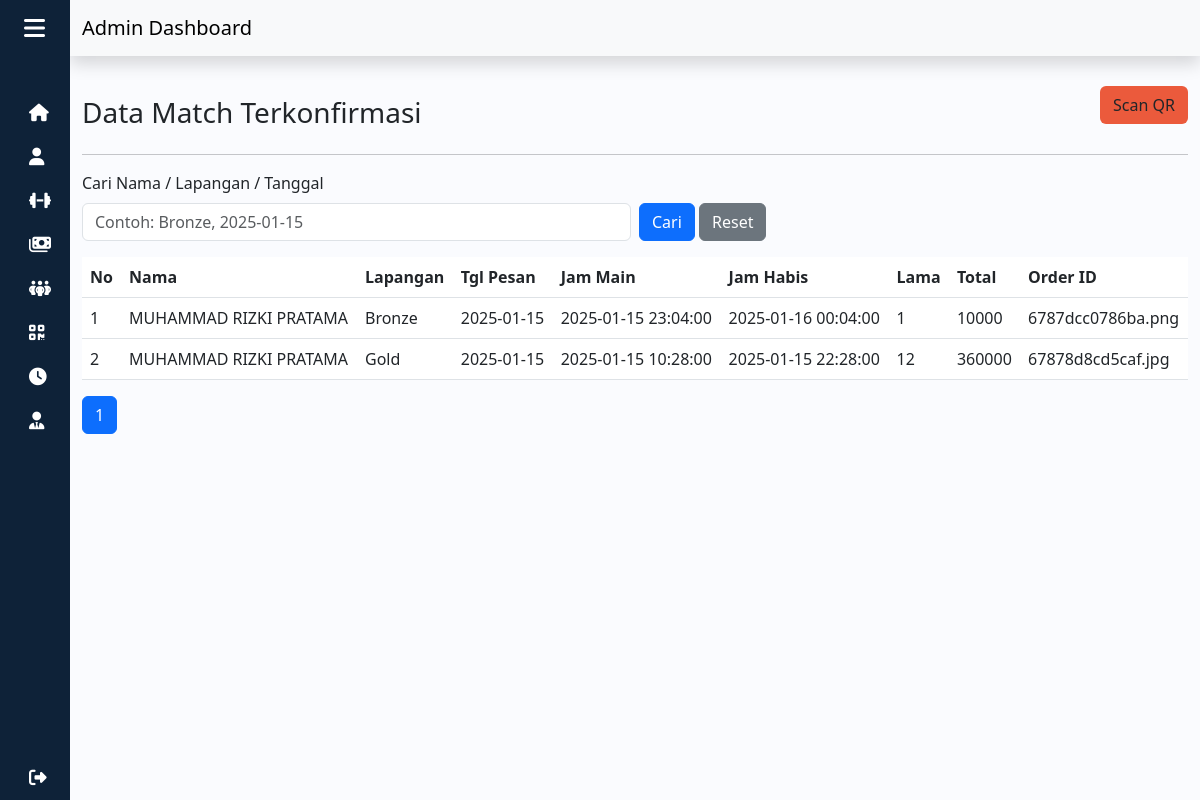
Before: /admin/match.php (signed in) with the older database file.
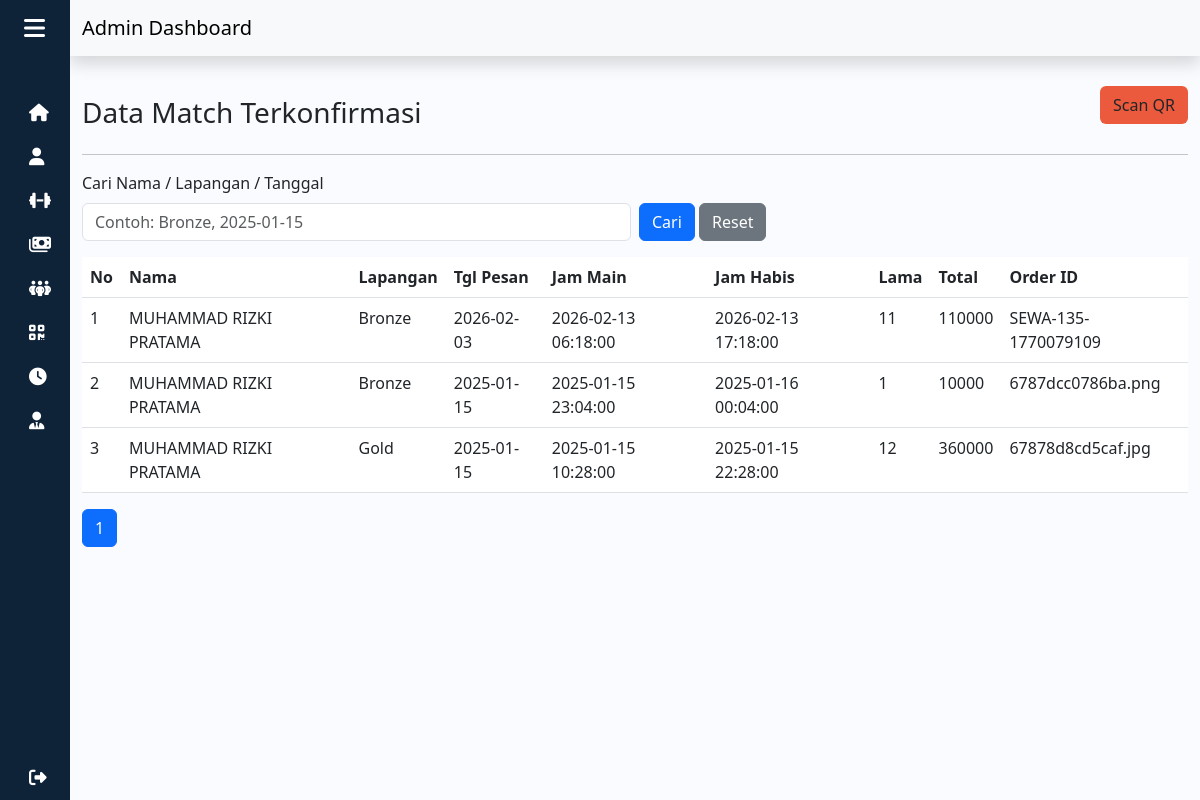
After: the same page with the newer database file.
### tables this page shows
CREATE TABLE `sewa_212279` (
  `212279_id_sewa` int(11) NOT NULL,
  `212279_id_user` int(11) NOT NULL,
  `212279_id_lapangan` int(11) NOT NULL,
  `212279_tanggal_pesan` date NOT NULL,
  `212279_lama_sewa` int(11) NOT NULL,
  `212279_jam_mulai` datetime NOT NULL,
  `212279_jam_habis` datetime NOT NULL,
  `212279_harga` int(11) NOT NULL,
  `212279_total` int(11) NOT NULL
);

CREATE TABLE `user_212279` (
  `212279_id_user` int(11) NOT NULL,
  `212279_email` varchar(50) NOT NULL,
  `212279_password` varchar(32) NOT NULL,
  `212279_no_handphone` varchar(20) NOT NULL,
  `212279_jenis_kelamin` varchar(10) NOT NULL,
  `212279_nama_lengkap` varchar(60) NOT NULL,
  `212279_alamat` text NOT NULL,
  `212279_foto` text NOT NULL
);

CREATE TABLE `lapangan_212279` (
  `212279_id_lapangan` int(11) NOT NULL,
  `212279_nama` varchar(35) NOT NULL,
  `212279_keterangan` text NOT NULL,
  `212279_harga` int(11) NOT NULL,
  `212279_foto` text NOT NULL
);

CREATE TABLE `bayar_212279` (
  `212279_id_bayar` int(11) NOT NULL,
  `212279_id_sewa` int(11) NOT NULL,
  `212279_bukti` text NOT NULL,
  `212279_tanggal_upload` date NOT NULL,
  `212279_konfirmasi` varchar(50) NOT NULL DEFAULT 'Belum'
);

### functions.php (called while the page is built, shortened)
<?php
$conn = mysqli_connect("localhost", "root", "", "dbfutsal");
function query($query)
{
  global $conn;
  $result = mysqli_query($conn, $query);
  $rows = [];
  while ($row = mysqli_fetch_assoc($result)) {
    $rows[] = $row;
  }
  return $rows;
}

### admin/match.php (the view, shortened to what the changed rows need)
<?php
require "../functions.php";
$jmlHalamanPerData = 6;
$baseQuery = "FROM sewa_212279
JOIN user_212279 ON sewa_212279.212279_id_user = user_212279.212279_id_user
JOIN lapangan_212279 ON sewa_212279.212279_id_lapangan = lapangan_212279.212279_id_lapangan
LEFT JOIN bayar_212279 ON sewa_212279.212279_id_sewa = bayar_212279.212279_id_sewa
WHERE IFNULL(bayar_212279.212279_konfirmasi,'Belum') = 'Terkonfirmasi'";
$jumlahData = count(query("SELECT sewa_212279.212279_id_sewa $baseQuery"));
$jmlHalaman = max(1, ceil($jumlahData / $jmlHalamanPerData));
$halamanAktif = isset($_GET["halaman"]) ? max(1, intval($_GET["halaman"])) : 1;
$halamanAktif = min($halamanAktif, $jmlHalaman);
$awalData = ($jmlHalamanPerData * $halamanAktif) - $jmlHalamanPerData;
$match = query("SELECT sewa_212279.212279_id_sewa,
  user_212279.212279_nama_lengkap,
  lapangan_212279.212279_nama,
  sewa_212279.212279_tanggal_pesan,
  sewa_212279.212279_jam_mulai,
  sewa_212279.212279_jam_habis,
  sewa_212279.212279_lama_sewa,
  sewa_212279.212279_total,
  bayar_212279.212279_bukti
  $baseQuery
  ORDER BY sewa_212279.212279_jam_mulai DESC
  LIMIT $awalData, $jmlHalamanPerData");
$queryParams = [];
?>
<!DOCTYPE html>
<html lang="en">
<head>
  <link rel="stylesheet" href="../style.css">
  <link rel="stylesheet" href="https://cdnjs.cloudflare.com/ajax/libs/font-awesome/6.4.0/css/all.min.css">
  <link href="https://cdn.lineicons.com/4.0/lineicons.css" rel="stylesheet" />
  <link href="https://cdn.jsdelivr.net/npm/bootstrap@5.3.0-alpha1/dist/css/bootstrap.min.css" rel="stylesheet">
</head>
<body>
  <div class="wrapper">
    <div class="main">
      <div class="container">
        <div class="table-responsive">
          <table class="table table-hover">
            <thead class="table-inti">
              <tr>
                <th scope="col">No</th>
                <th scope="col">Nama</th>
                <th scope="col">Lapangan</th>
                <th scope="col">Tgl Pesan</th>
                <th scope="col">Jam Main</th>
                <th scope="col">Jam Habis</th>
                <th scope="col">Lama</th>
                <th scope="col">Total</th>
                <th scope="col">Order ID</th>
              </tr>
            </thead>
            <tbody>
              <?php if (empty($match)) : ?>
                <tr>
                  <td colspan="9" class="text-center">Belum ada match terkonfirmasi.</td>
                </tr>
              <?php else : ?>
                <?php $i = $awalData + 1; ?>
                <?php foreach ($match as $row) : ?>
                  <tr>
                    <td><?= $i++; ?></td>
                    <td><?= $row["212279_nama_lengkap"]; ?></td>
                    <td><?= $row["212279_nama"]; ?></td>
                    <td><?= $row["212279_tanggal_pesan"]; ?></td>
                    <td><?= $row["212279_jam_mulai"]; ?></td>
                    <td><?= $row["212279_jam_habis"]; ?></td>
                    <td><?= $row["212279_lama_sewa"]; ?></td>
                    <td><?= $row["212279_total"]; ?></td>
                    <td><?= $row["212279_bukti"] ? $row["212279_bukti"] : '-'; ?></td>
                  </tr>
                <?php endforeach; ?>
              <?php endif; ?>
            </tbody>
          </table>
        </div>
        <ul class="pagination">
          <?php
          $baseLink = http_build_query($queryParams);
          $pagePrefix = $baseLink ? $baseLink . '&' : '';
          ?>
          <?php for ($i = 1; $i <= $jmlHalaman; $i++) : ?>
            <?php if ($i == $halamanAktif) : ?>
              <li class="page-item active"><a class="page-link" href="?<?= $pagePrefix; ?>halaman=<?= $i; ?>"><?= $i; ?></a></li>
            <?php else : ?>
              <li class="page-item"><a class="page-link" href="?<?= $pagePrefix; ?>halaman=<?= $i; ?>"><?= $i; ?></a></li>
            <?php endif; ?>
          <?php endfor; ?>
        </ul>
      </div>
    </div>
</body>
</html>

Changed rows visible on the page:
added sewa_212279: user_212279.212279_nama_lengkap "MUHAMMAD RIZKI PRATAMA", lapangan_212279.212279_nama "Bronze", 212279_tanggal_pesan "2026-02-03", 212279_jam_mulai "2026-02-13 06:18:00", 212279_jam_habis "2026-02-13 17:18:00", 212279_lama_sewa "11", 212279_total "110000", bayar_212279.212279_bukti "SEWA-135-1770079109"
